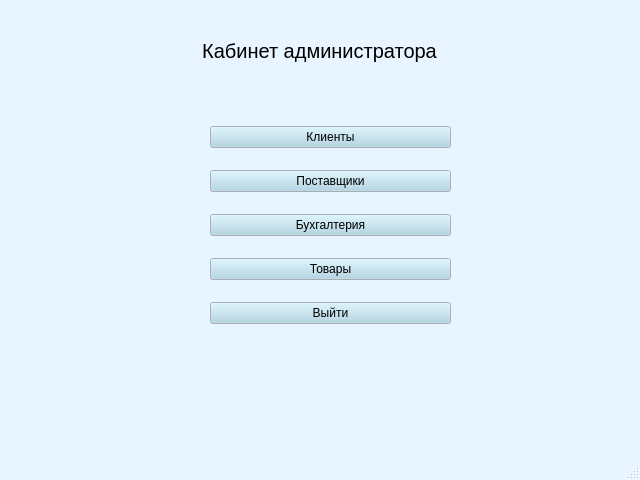
<?xml version="1.0" encoding="UTF-8"?>
<ui version="4.0">
 <class>MainWindow</class>
 <widget class="QMainWindow" name="MainWindow">
  <property name="geometry">
   <rect>
    <x>0</x>
    <y>0</y>
    <width>640</width>
    <height>480</height>
   </rect>
  </property>
  <property name="palette">
   <palette>
    <active>
     <colorrole role="WindowText">
      <brush brushstyle="SolidPattern">
       <color alpha="255">
        <red>0</red>
        <green>0</green>
        <blue>0</blue>
       </color>
      </brush>
     </colorrole>
     <colorrole role="Button">
      <brush brushstyle="SolidPattern">
       <color alpha="255">
        <red>169</red>
        <green>210</green>
        <blue>227</blue>
       </color>
      </brush>
     </colorrole>
     <colorrole role="Light">
      <brush brushstyle="SolidPattern">
       <color alpha="255">
        <red>255</red>
        <green>255</green>
        <blue>255</blue>
       </color>
      </brush>
     </colorrole>
     <colorrole role="Midlight">
      <brush brushstyle="SolidPattern">
       <color alpha="255">
        <red>238</red>
        <green>228</green>
        <blue>255</blue>
       </color>
      </brush>
     </colorrole>
     <colorrole role="Dark">
      <brush brushstyle="SolidPattern">
       <color alpha="255">
        <red>110</red>
        <green>101</green>
        <blue>127</blue>
       </color>
      </brush>
     </colorrole>
     <colorrole role="Mid">
      <brush brushstyle="SolidPattern">
       <color alpha="255">
        <red>147</red>
        <green>134</green>
        <blue>170</blue>
       </color>
      </brush>
     </colorrole>
     <colorrole role="Text">
      <brush brushstyle="SolidPattern">
       <color alpha="255">
        <red>0</red>
        <green>0</green>
        <blue>0</blue>
       </color>
      </brush>
     </colorrole>
     <colorrole role="BrightText">
      <brush brushstyle="SolidPattern">
       <color alpha="255">
        <red>255</red>
        <green>255</green>
        <blue>255</blue>
       </color>
      </brush>
     </colorrole>
     <colorrole role="ButtonText">
      <brush brushstyle="SolidPattern">
       <color alpha="255">
        <red>0</red>
        <green>0</green>
        <blue>0</blue>
       </color>
      </brush>
     </colorrole>
     <colorrole role="Base">
      <brush brushstyle="SolidPattern">
       <color alpha="255">
        <red>255</red>
        <green>255</green>
        <blue>255</blue>
       </color>
      </brush>
     </colorrole>
     <colorrole role="Window">
      <brush brushstyle="SolidPattern">
       <color alpha="255">
        <red>232</red>
        <green>244</green>
        <blue>255</blue>
       </color>
      </brush>
     </colorrole>
     <colorrole role="Shadow">
      <brush brushstyle="SolidPattern">
       <color alpha="255">
        <red>0</red>
        <green>0</green>
        <blue>0</blue>
       </color>
      </brush>
     </colorrole>
     <colorrole role="Highlight">
      <brush brushstyle="SolidPattern">
       <color alpha="255">
        <red>221</red>
        <green>202</green>
        <blue>255</blue>
       </color>
      </brush>
     </colorrole>
     <colorrole role="AlternateBase">
      <brush brushstyle="SolidPattern">
       <color alpha="255">
        <red>238</red>
        <green>228</green>
        <blue>255</blue>
       </color>
      </brush>
     </colorrole>
     <colorrole role="ToolTipBase">
      <brush brushstyle="SolidPattern">
       <color alpha="255">
        <red>255</red>
        <green>255</green>
        <blue>220</blue>
       </color>
      </brush>
     </colorrole>
     <colorrole role="ToolTipText">
      <brush brushstyle="SolidPattern">
       <color alpha="255">
        <red>0</red>
        <green>0</green>
        <blue>0</blue>
       </color>
      </brush>
     </colorrole>
     <colorrole role="PlaceholderText">
      <brush brushstyle="SolidPattern">
       <color alpha="128">
        <red>0</red>
        <green>0</green>
        <blue>0</blue>
       </color>
      </brush>
     </colorrole>
    </active>
    <inactive>
     <colorrole role="WindowText">
      <brush brushstyle="SolidPattern">
       <color alpha="255">
        <red>0</red>
        <green>0</green>
        <blue>0</blue>
       </color>
      </brush>
     </colorrole>
     <colorrole role="Button">
      <brush brushstyle="SolidPattern">
       <color alpha="255">
        <red>169</red>
        <green>210</green>
        <blue>227</blue>
       </color>
      </brush>
     </colorrole>
     <colorrole role="Light">
      <brush brushstyle="SolidPattern">
       <color alpha="255">
        <red>255</red>
        <green>255</green>
        <blue>255</blue>
       </color>
      </brush>
     </colorrole>
     <colorrole role="Midlight">
      <brush brushstyle="SolidPattern">
       <color alpha="255">
        <red>238</red>
        <green>228</green>
        <blue>255</blue>
       </color>
      </brush>
     </colorrole>
     <colorrole role="Dark">
      <brush brushstyle="SolidPattern">
       <color alpha="255">
        <red>110</red>
        <green>101</green>
        <blue>127</blue>
       </color>
      </brush>
     </colorrole>
     <colorrole role="Mid">
      <brush brushstyle="SolidPattern">
       <color alpha="255">
        <red>147</red>
        <green>134</green>
        <blue>170</blue>
       </color>
      </brush>
     </colorrole>
     <colorrole role="Text">
      <brush brushstyle="SolidPattern">
       <color alpha="255">
        <red>0</red>
        <green>0</green>
        <blue>0</blue>
       </color>
      </brush>
     </colorrole>
     <colorrole role="BrightText">
      <brush brushstyle="SolidPattern">
       <color alpha="255">
        <red>255</red>
        <green>255</green>
        <blue>255</blue>
       </color>
      </brush>
     </colorrole>
     <colorrole role="ButtonText">
      <brush brushstyle="SolidPattern">
       <color alpha="255">
        <red>0</red>
        <green>0</green>
        <blue>0</blue>
       </color>
      </brush>
     </colorrole>
     <colorrole role="Base">
      <brush brushstyle="SolidPattern">
       <color alpha="255">
        <red>255</red>
        <green>255</green>
        <blue>255</blue>
       </color>
      </brush>
     </colorrole>
     <colorrole role="Window">
      <brush brushstyle="SolidPattern">
       <color alpha="255">
        <red>232</red>
        <green>244</green>
        <blue>255</blue>
       </color>
      </brush>
     </colorrole>
     <colorrole role="Shadow">
      <brush brushstyle="SolidPattern">
       <color alpha="255">
        <red>0</red>
        <green>0</green>
        <blue>0</blue>
       </color>
      </brush>
     </colorrole>
     <colorrole role="Highlight">
      <brush brushstyle="SolidPattern">
       <color alpha="255">
        <red>221</red>
        <green>202</green>
        <blue>255</blue>
       </color>
      </brush>
     </colorrole>
     <colorrole role="AlternateBase">
      <brush brushstyle="SolidPattern">
       <color alpha="255">
        <red>238</red>
        <green>228</green>
        <blue>255</blue>
       </color>
      </brush>
     </colorrole>
     <colorrole role="ToolTipBase">
      <brush brushstyle="SolidPattern">
       <color alpha="255">
        <red>255</red>
        <green>255</green>
        <blue>220</blue>
       </color>
      </brush>
     </colorrole>
     <colorrole role="ToolTipText">
      <brush brushstyle="SolidPattern">
       <color alpha="255">
        <red>0</red>
        <green>0</green>
        <blue>0</blue>
       </color>
      </brush>
     </colorrole>
     <colorrole role="PlaceholderText">
      <brush brushstyle="SolidPattern">
       <color alpha="128">
        <red>0</red>
        <green>0</green>
        <blue>0</blue>
       </color>
      </brush>
     </colorrole>
    </inactive>
    <disabled>
     <colorrole role="WindowText">
      <brush brushstyle="SolidPattern">
       <color alpha="255">
        <red>110</red>
        <green>101</green>
        <blue>127</blue>
       </color>
      </brush>
     </colorrole>
     <colorrole role="Button">
      <brush brushstyle="SolidPattern">
       <color alpha="255">
        <red>169</red>
        <green>210</green>
        <blue>227</blue>
       </color>
      </brush>
     </colorrole>
     <colorrole role="Light">
      <brush brushstyle="SolidPattern">
       <color alpha="255">
        <red>255</red>
        <green>255</green>
        <blue>255</blue>
       </color>
      </brush>
     </colorrole>
     <colorrole role="Midlight">
      <brush brushstyle="SolidPattern">
       <color alpha="255">
        <red>238</red>
        <green>228</green>
        <blue>255</blue>
       </color>
      </brush>
     </colorrole>
     <colorrole role="Dark">
      <brush brushstyle="SolidPattern">
       <color alpha="255">
        <red>110</red>
        <green>101</green>
        <blue>127</blue>
       </color>
      </brush>
     </colorrole>
     <colorrole role="Mid">
      <brush brushstyle="SolidPattern">
       <color alpha="255">
        <red>147</red>
        <green>134</green>
        <blue>170</blue>
       </color>
      </brush>
     </colorrole>
     <colorrole role="Text">
      <brush brushstyle="SolidPattern">
       <color alpha="255">
        <red>110</red>
        <green>101</green>
        <blue>127</blue>
       </color>
      </brush>
     </colorrole>
     <colorrole role="BrightText">
      <brush brushstyle="SolidPattern">
       <color alpha="255">
        <red>255</red>
        <green>255</green>
        <blue>255</blue>
       </color>
      </brush>
     </colorrole>
     <colorrole role="ButtonText">
      <brush brushstyle="SolidPattern">
       <color alpha="255">
        <red>110</red>
        <green>101</green>
        <blue>127</blue>
       </color>
      </brush>
     </colorrole>
     <colorrole role="Base">
      <brush brushstyle="SolidPattern">
       <color alpha="255">
        <red>232</red>
        <green>244</green>
        <blue>255</blue>
       </color>
      </brush>
     </colorrole>
     <colorrole role="Window">
      <brush brushstyle="SolidPattern">
       <color alpha="255">
        <red>232</red>
        <green>244</green>
        <blue>255</blue>
       </color>
      </brush>
     </colorrole>
     <colorrole role="Shadow">
      <brush brushstyle="SolidPattern">
       <color alpha="255">
        <red>0</red>
        <green>0</green>
        <blue>0</blue>
       </color>
      </brush>
     </colorrole>
     <colorrole role="Highlight">
      <brush brushstyle="SolidPattern">
       <color alpha="255">
        <red>145</red>
        <green>145</green>
        <blue>145</blue>
       </color>
      </brush>
     </colorrole>
     <colorrole role="AlternateBase">
      <brush brushstyle="SolidPattern">
       <color alpha="255">
        <red>221</red>
        <green>202</green>
        <blue>255</blue>
       </color>
      </brush>
     </colorrole>
     <colorrole role="ToolTipBase">
      <brush brushstyle="SolidPattern">
       <color alpha="255">
        <red>255</red>
        <green>255</green>
        <blue>220</blue>
       </color>
      </brush>
     </colorrole>
     <colorrole role="ToolTipText">
      <brush brushstyle="SolidPattern">
       <color alpha="255">
        <red>0</red>
        <green>0</green>
        <blue>0</blue>
       </color>
      </brush>
     </colorrole>
     <colorrole role="PlaceholderText">
      <brush brushstyle="SolidPattern">
       <color alpha="128">
        <red>0</red>
        <green>0</green>
        <blue>0</blue>
       </color>
      </brush>
     </colorrole>
    </disabled>
   </palette>
  </property>
  <property name="windowTitle">
   <string>MainWindow</string>
  </property>
  <widget class="QWidget" name="centralwidget">
   <widget class="QWidget" name="gridLayoutWidget_2">
    <property name="geometry">
     <rect>
      <x>210</x>
      <y>110</y>
      <width>241</width>
      <height>231</height>
     </rect>
    </property>
    <layout class="QGridLayout" name="gridLayout_2">
     <property name="leftMargin">
      <number>0</number>
     </property>
     <property name="topMargin">
      <number>0</number>
     </property>
     <property name="bottomMargin">
      <number>0</number>
     </property>
     <property name="verticalSpacing">
      <number>6</number>
     </property>
     <item row="4" column="0">
      <widget class="QPushButton" name="artworks">
       <property name="text">
        <string>Товары</string>
       </property>
      </widget>
     </item>
     <item row="1" column="0">
      <widget class="QPushButton" name="supl">
       <property name="text">
        <string>Поставщики</string>
       </property>
      </widget>
     </item>
     <item row="0" column="0">
      <widget class="QPushButton" name="cust">
       <property name="text">
        <string>Клиенты</string>
       </property>
      </widget>
     </item>
     <item row="5" column="0">
      <widget class="QPushButton" name="exit">
       <property name="text">
        <string>Выйти</string>
       </property>
      </widget>
     </item>
     <item row="3" column="0">
      <widget class="QPushButton" name="money">
       <property name="text">
        <string>Бухгалтерия</string>
       </property>
      </widget>
     </item>
    </layout>
   </widget>
   <widget class="QLabel" name="label">
    <property name="geometry">
     <rect>
      <x>200</x>
      <y>20</y>
      <width>239</width>
      <height>62</height>
     </rect>
    </property>
    <property name="palette">
     <palette>
      <active>
       <colorrole role="Button">
        <brush brushstyle="SolidPattern">
         <color alpha="255">
          <red>173</red>
          <green>127</green>
          <blue>168</blue>
         </color>
        </brush>
       </colorrole>
      </active>
      <inactive>
       <colorrole role="Button">
        <brush brushstyle="SolidPattern">
         <color alpha="255">
          <red>173</red>
          <green>127</green>
          <blue>168</blue>
         </color>
        </brush>
       </colorrole>
      </inactive>
      <disabled>
       <colorrole role="Button">
        <brush brushstyle="SolidPattern">
         <color alpha="255">
          <red>173</red>
          <green>127</green>
          <blue>168</blue>
         </color>
        </brush>
       </colorrole>
      </disabled>
     </palette>
    </property>
    <property name="font">
     <font>
      <pointsize>15</pointsize>
      <italic>false</italic>
      <strikeout>false</strikeout>
      <kerning>true</kerning>
     </font>
    </property>
    <property name="text">
     <string>&lt;html&gt;&lt;head/&gt;&lt;body&gt;&lt;p align=&quot;center&quot;&gt;Кабинет администратора&lt;/p&gt;&lt;/body&gt;&lt;/html&gt;</string>
    </property>
   </widget>
  </widget>
  <widget class="QMenuBar" name="menubar">
   <property name="geometry">
    <rect>
     <x>0</x>
     <y>0</y>
     <width>640</width>
     <height>22</height>
    </rect>
   </property>
  </widget>
  <widget class="QStatusBar" name="statusbar"/>
 </widget>
 <resources/>
 <connections/>
</ui>
